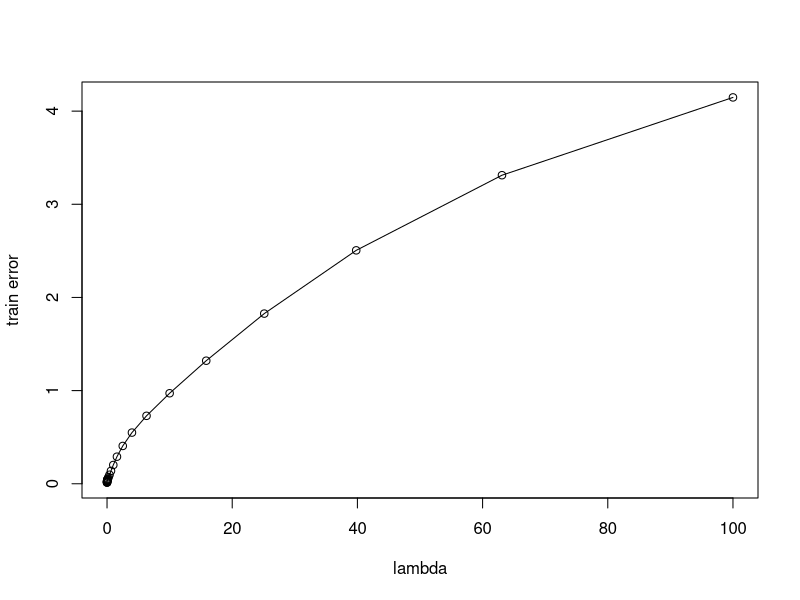
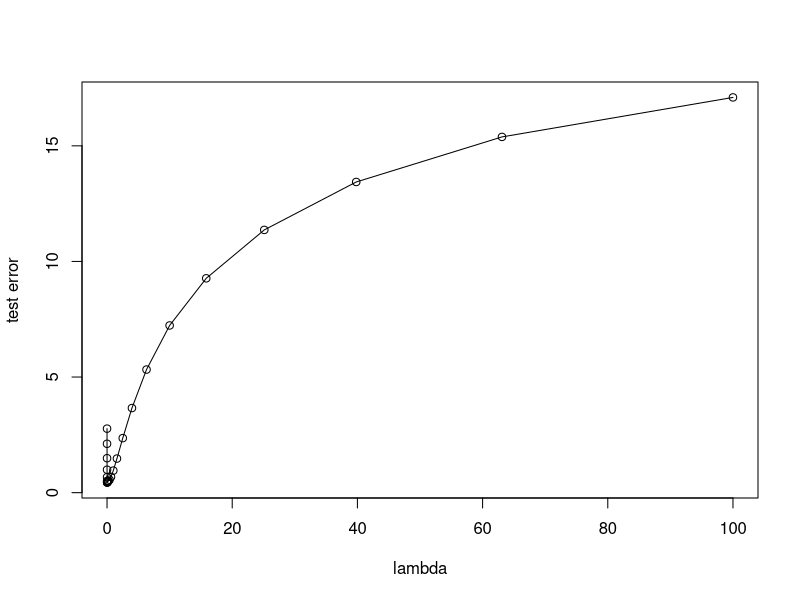

Source code (R) for these figures, in order:
library('MASS')
library('Metrics')
library('datasets')

reg_data <- longley
f = lm(Employed ~ ., data = reg_data)
summary(f)$r.squared

# delete Population feature
reg_data <- reg_data[, -5]

set.seed(12345)
# randomize and split data into test and train parts
reg_data <- reg_data[order(runif(nrow(reg_data))), ]

nt <- as.integer(nrow(reg_data) * 0.5)
train_data <- reg_data[1:nt, ]
test_data <- reg_data[(nt + 1):nrow(reg_data), ]

lambdas <- sapply(0:25, function (i) {10^(-3 + 0.2 * i)})
error_train <- numeric(26)
error_test <- numeric(26)

for (i in 0:25) {
  f <- lm.ridge(Employed ~ ., data = train_data, lambda = lambdas[i + 1])
  y_train <- as.matrix(cbind(const=1, train_data[, -6])) %*% coef(f)
  y_test <- as.matrix(cbind(const=1, test_data[, -6])) %*% coef(f)
  error_train[i + 1] <- mse(y_train, train_data$Employed)
  error_test[i + 1] <- mse(y_test, test_data$Employed)
}

plot(lambdas, error_train, 'o', xlab = 'lambda', ylab = 'train error')
plot(lambdas, error_test, 'o', xlab = 'lambda', ylab = 'test error')
